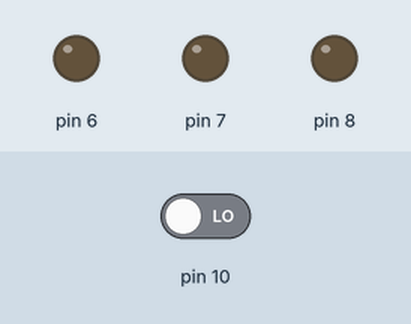
This sketch was run on a simulated Arduino Uno, built with avr-gcc and run on an emulated ATmega328P. On the bench: output pins drawn as LEDs (lit = HIGH). The inputs (shaded band) are chosen by the test bench; at power-on: pin 10 LOW.

Above: at 1.2 s.
1.3 s: pin 10 driven HIGH
At 2.1 s:
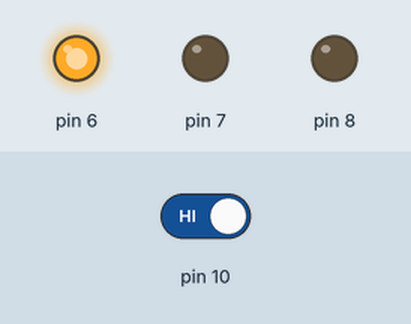
At 3.8 s:
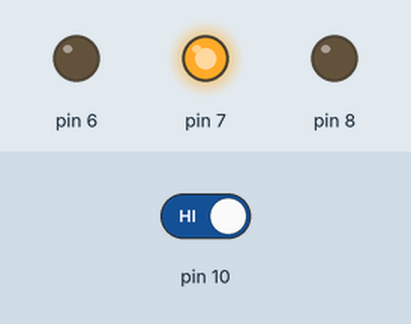
7.3 s: pin 10 driven LOW
At 7.9 s:
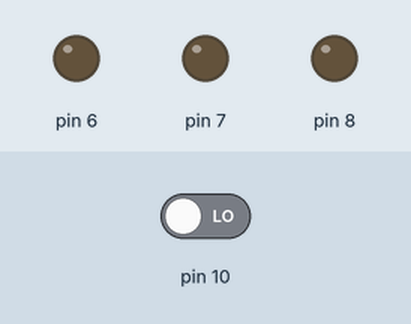
Timing chart, 0 to 10.3 s (numbered marks = the images above; inputs shaded):
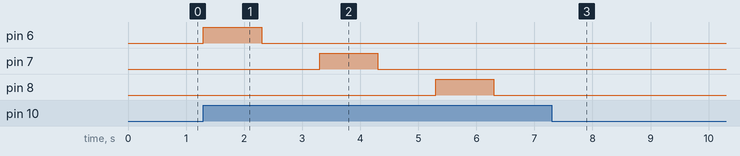

The sketch:

3lightblink.ino
```cpp
void setup() {
  // initialize digital pin LED_BUILTIN as an output.
  pinMode(10, INPUT);

  pinMode(6, OUTPUT);
  pinMode(7, OUTPUT);
  pinMode(8, OUTPUT);
}

// the loop function runs over and over again forever
void loop() {
  if(digitalRead(10) == HIGH) {
    digitalWrite(6, HIGH);  // turn the LED on (HIGH is the voltage level)
    delay(1000);                      // wait for a second
    digitalWrite(6, LOW);   // turn the LED off by making the voltage LOW
    delay(1000);                      // wait for a second

    digitalWrite(7, HIGH);  // turn the LED on (HIGH is the voltage level)
    delay(1000);                      // wait for a second
    digitalWrite(7, LOW);   // turn the LED off by making the voltage LOW
    delay(1000);                      // wait for a second

    digitalWrite(8, HIGH);  // turn the LED on (HIGH is the voltage level)
    delay(1000);                      // wait for a second
    digitalWrite(8, LOW);   // turn the LED off by making the voltage LOW
    delay(1000);                      // wait for a second
  }
  else{
    digitalWrite(6, LOW);
    digitalWrite(7, LOW);
    digitalWrite(8, LOW);
  }
}
```

DFRobot_ASR.cpp
```cpp
// (licence header left out)
#include "DFRobot_ASR.h"
DFRobot_ASR::DFRobot_ASR(TwoWire *pWire, uint8_t address){

  _deviceAddr = address;
  _pWire = pWire;

}
int DFRobot_ASR::begin(eMode_t mode,eMicrophoneMode_t miMode)
{
  _mode = mode;
  _pWire->begin();
  _pWire->beginTransmission(_deviceAddr);
  if(_pWire->endTransmission() != 0){
    DBG("bus data access error");
    return ERR_DATA_BUS;
   }
  writeReg(ASR_BEGIN);
  if(miMode == MIC){
     writeReg(ASR_MIC_MODE);
  } else {
     writeReg(ASR_MONO_MODE);
  }


  delay(50);
  return ERR_OK;
}
void DFRobot_ASR::start()
{
  writeReg(ASR_START);
  delay(50);
}
bool DFRobot_ASR::addCommand( char *words, char idNum)
{
   uint16_t length = strlen(words);
   uint16_t lenTemp = length;
   //Serial.println(length);
   if(length > 72) return false;
   _pWire->beginTransmission(_deviceAddr);
   _pWire->write(ASR_ADDCOMMAND);
   _pWire->write(idNum);
   _pWire->write(length);
   _pWire->endTransmission();

   //_pWire->beginTransmission(_deviceAddr);
   while(length){
      if(length > 28){
         lenTemp =28;
      } else {
         lenTemp = length;
     }

      _pWire->beginTransmission(_deviceAddr);
      for(uint8_t i =0;i<lenTemp;i++){
        _pWire->write(words[i]);
        DBG(words[i]);
      }
      if( _pWire->endTransmission() != 0 ) {
          DBG("ERR_DATA_BUS");
          return ERR_DATA_BUS;
      }
      length -= lenTemp;
      words += lenTemp;
   }
   //if( _pWire->endTransmission() != 0 ) {
    //   delay(10);
   //    return false;
  // }

   _pWire->beginTransmission(_deviceAddr);

   _pWire->write(ASR_ADDCOMMAND_END);
   if( _pWire->endTransmission() != 0 ) {
       delay(10);
       return false;
   }
   delay(20);
   return true;
}

int DFRobot_ASR::read(){

  int result = 0;
  switch (_mode)
  {
     case      BUTTON: readReg(ASR_BUTTON,&result,1);
                       break;
     case       LOOP: readReg(ASR_LOOP,&result,1);
               break;
     case      PASSWORD: readReg(ASR_PASSWORD,&result,1);
               break;
     default: break;
  }
  if(_mode == PASSWORD){
    idle++;
    if(idle >= 500){
       writeReg(ASR_IDLE);
       idle = 0;
    }
  }
  if(result == 0xff){
    return -1;
  }
  else {
    idle = 0;
    return result;
  }
}
void DFRobot_ASR::setI2CAddr(uint8_t addr){

  if(addr >127)  addr = 127;
  writeReg(ASR_SET_IIC_ADDR,addr);

}
void DFRobot_ASR::writeReg(uint8_t reg, uint8_t data)
{
  _pWire->beginTransmission(_deviceAddr);
  _pWire->write(reg);
  _pWire->write(data);
  _pWire->endTransmission();
}
uint8_t DFRobot_ASR::writeReg(uint8_t reg)
{

    _pWire->beginTransmission(_deviceAddr);
    _pWire->write(reg);
    if( _pWire->endTransmission() != 0 ) {
        return false;
    }
    return true;
}


uint8_t DFRobot_ASR::readReg(uint8_t reg, void* pBuf, size_t size)
{
  if(pBuf == NULL){
    DBG("pBuf ERROR!! : null pointer");
  }
  uint8_t * _pBuf = (uint8_t *)pBuf;
    _pBuf[0] = 0xff;
    unsigned char i = 0;
    /* Indicate which register we want to read from */
    if (!writeReg(reg)) {
        return -1;
    }
    delay(18);
   _pWire->requestFrom(_deviceAddr, size);
   while (_pWire->available()) {
        if (i >= size) {
            return -1;
        }
        _pBuf[i] = _pWire->read();
        i++;
    }
    /* Read block data */
    return i;

}
```

DFRobot_ASR.h
```cpp
// (licence header left out)
#ifndef DFROBOT_ASR_H
#define DFROBOT_ASR_H
#include "Arduino.h"
#include <Wire.h>
//#define ENABLE_DBG
#ifdef ENABLE_DBG
#define DBG(...) {Serial.print("[");Serial.print(__FUNCTION__); Serial.print("(): "); Serial.print(__LINE__); Serial.print(" ] "); Serial.println(__VA_ARGS__);}
#else
#define DBG(...)
#endif


/*
 * Only Chinese characters can be recognized, convert the Chinese characters to be recognized into pinyin with spaces between each one, e.g.: 开始 --> kai shi
 * Add up to 50 phrases, each phrase is up to 72 characters and up to 10 Chinese characters
 * Each phrase corresponds to an id number (set within 1-255), different voice phrases can correspond to the same id number.
 */
#define I2C_ADDR               0x4F

#define ASR_BEGIN              0xA1  //module init command
//The recognition result storage, determine whether the voice is recognized by constantly reading the address value, different values correspond to different voices.
#define ASR_ADDCOMMAND         0xA2  //command to start writing phrases
#define ASR_ADDCOMMAND_END     0xA3  //command to end writing phrases
#define ASR_START              0xA4  //command to start recognition

#define ASR_LOOP               0xA5  //Loop mode command
#define ASR_BUTTON             0xA7  //Button mode command
#define ASR_PASSWORD           0xA6  //Password mode command

#define ASR_IDLE               0xA8  //Idle mode command

#define ASR_MIC_MODE           0xA9  //mic mode command
#define ASR_MONO_MODE          0xAA  //mono mode command
#define ASR_SET_IIC_ADDR       0xAB  //set address command


class DFRobot_ASR {
public:
  #define ERR_OK             0      //No error
  #define ERR_DATA_BUS      -1      //Data bus error
  #define ERR_IC_VERSION    -2      //Chip version does not match
  /**
   * @struct eMode_t
   * @brief 3 recognition modes
   */
  typedef enum {
    LOOP, /**<loop mode>**/
    PASSWORD, /**<password mode>**/
    BUTTON,/**<button mode>**/
  }eMode_t;

  /**
   * @enum eMicrophoneMode_t
   * @brief Mic mode select
   */
  typedef enum {
    MIC,
    MONO,
  }eMicrophoneMode_t;


public:
  /**
   * @fn DFRobot_ASR
   * @brief Constructor
   * @param pWire I2C bus pointer object, construct device, choose to pass into the parameter or not, default to be Wire
   * @param address 7-bit I2C address, the address value is determined by the first three bits, default to be 0x4F
  */
  DFRobot_ASR(TwoWire *pWire = &Wire, uint8_t address = 0x4f);

  /**
   * @fn begin
   * @brief Init function
   * @param mode Speech recognition mode
   * @param miMode Mic mode
   * @return Returning 0 indicates init succeeded, non-zero indicates init failed, return error code.
  */
  int begin(eMode_t mode = LOOP,eMicrophoneMode_t miMode = MIC);

  /**
   * @fn start
   * @brief The speech recognition module start to recognize.
   */
  void start();

  /**
   * @fn addCommand
   * @brief Add phrases to the module
   * @param words Character strings of the phrases
   * @param idNum The id number of the phrase
   * @return Boolean type, the setting result
   * @retval Adding phrases succeeded
   * @retval Adding phrases failed
   */
  bool addCommand( char *words, char idNum);

  /**
   * @fn setI2CAddr
   * @brief Set module i2c address (take effect after powering on again)
   * @param addr i2c address to be set (0-127)
  */
  void setI2CAddr(uint8_t addr);

  /**
   * @fn read
   * @brief Read the recognized phrase
   * @return Return the id number of the phrase
  */
  int read();
private:
  uint16_t  idle = 0;
  uint8_t _deviceAddr;
  TwoWire *_pWire;
  eMode_t _mode;

  /**
   * @brief Write register value through SPI bus
   * @param reg  Register address 8bits
   * @param data Data to be written
   */
  void writeReg(uint8_t reg, uint8_t data);
  /**
   * @brief Read register value through SPI bus
   * @param reg  Register address 8bits
   * @param pBuf Storage and buffer for data to be written
   * @param size Length of data to be written
   * @return Return the read length, returning 0 means length reading failed
   */
  uint8_t readReg(uint8_t reg, void* pBuf, size_t size);

  uint8_t writeReg(uint8_t reg);

};

#endif
```

SoftI2C.cpp
```cpp
#include "SoftI2C.h"

SoftI2C::SoftI2C(uint8_t dataPin, uint8_t clockPin, bool usePullup /*=false*/) {
  sda = dataPin;
  scl = clockPin;
  pullup = usePullup;
}

void SoftI2C::begin(void) {
  rxBufferIndex = 0;
  rxBufferLength = 0;
  error = 0;
  isTransmitting = false;

  if (!i2cInit()) {  // Initialize I2C and check for bus lockup
    Serial.println("I2C init failed! Check pull-ups or faulty module.");
    delay(2000);
  }
}

void SoftI2C::end(void) {
}

void SoftI2C::beginTransmission(uint8_t address) {
  if (isTransmitting) {
    error = (i2cRepStart((address<<1)|I2C_WRITE) ? 0 : 2);
  } else {
    error = (i2cStart((address<<1)|I2C_WRITE) ? 0 : 2);
  }
    // indicate that we are isTransmitting
  isTransmitting = 1;
}

void SoftI2C::beginTransmission(int address) {
  beginTransmission((uint8_t)address);
}

uint8_t SoftI2C::endTransmission(uint8_t sendStop)
{
  uint8_t transferError = error;
  if (sendStop) {
    i2cStop();
    isTransmitting = 0;
  }
  error = 0;
  return transferError;
}

uint8_t SoftI2C::endTransmission(void)
{
  return endTransmission(true);
}

size_t SoftI2C::write(uint8_t data) {
  if (i2cWrite(data)) {
    return 1;
  } else {
    if (error == 0) error = 3;
    return 0;
  }
}

size_t SoftI2C::write(const uint8_t *data, size_t quantity) {
  size_t progress = 0;
  for(size_t i = 0; i < quantity; ++i){
    progress += write(data[i]);
  }
  return progress;
}

uint8_t SoftI2C::requestFrom(uint8_t address, uint8_t quantity,
            uint32_t iaddress, uint8_t isize, uint8_t sendStop) {
  error = 0;
  uint8_t localerror = 0;
    if (isize > 0) {
      beginTransmission(address);
      // the maximum size of internal address is 3 bytes
      if (isize > 3){
        isize = 3;
      }
      // write internal register address - most significant byte first
      while (isize-- > 0) {
        write((uint8_t)(iaddress >> (isize*8)));
      }
      endTransmission(false);
    }
    // clamp to buffer length
    if(quantity > I2C_BUFFER_LENGTH){
      quantity = I2C_BUFFER_LENGTH;
    }
    if (isTransmitting) {
      localerror = !i2cRepStart((address<<1) | I2C_READ);
    } else {
      localerror = !i2cStart((address<<1) | I2C_READ);
    }
    if (error == 0 && localerror) error = 2;
    // perform blocking read into buffer
    for (uint8_t count=0; count < quantity; count++) {
      rxBuffer[count] = i2cRead(count == quantity-1);
    }
    // set rx buffer iterator vars
    rxBufferIndex = 0;
    rxBufferLength = error ? 0 : quantity;
    if (sendStop) {
      isTransmitting = 0;
      i2cStop();
    }
    return rxBufferLength;
}

uint8_t SoftI2C::requestFrom(uint8_t address, uint8_t quantity, uint8_t sendStop) {
  return requestFrom((uint8_t)address, (uint8_t)quantity, (uint32_t)0, (uint8_t)0, (uint8_t)sendStop);
}

uint8_t SoftI2C::requestFrom(int address, int quantity, int sendStop) {
  return requestFrom((uint8_t)address, (uint8_t)quantity, (uint8_t)sendStop);
}

uint8_t SoftI2C::requestFrom(uint8_t address, uint8_t quantity) {
  return requestFrom((uint8_t)address, (uint8_t)quantity, (uint8_t)true);
}

uint8_t SoftI2C::requestFrom(int address, int quantity) {
  return requestFrom((uint8_t)address, (uint8_t)quantity, (uint8_t)true);
}

int SoftI2C::available(void) {
  return rxBufferLength - rxBufferIndex;
}

int SoftI2C::read(void) {
  int value = -1;
  if(rxBufferIndex < rxBufferLength){
    value = rxBuffer[rxBufferIndex];
    ++rxBufferIndex;
  }
  return value;
}

int SoftI2C::peek(void) {
  int value = -1;

  if(rxBufferIndex < rxBufferLength){
    value = rxBuffer[rxBufferIndex];
  }
  return value;
}

void SoftI2C::flush(void) {
}

/**
 * @brief Initializes the SoftI2C module.
 *
 * This function needs to be called once in the beginning to initialize the SoftI2C module.
 * It returns false if either the SDA or SCL lines are low, which may indicate an I2C bus lockup
 * or that the lines are not properly pulled up.
 *
 * @return True if initialization is successful, false otherwise.
 */
bool SoftI2C::i2cInit(void) {
  digitalWrite(sda, LOW);
  digitalWrite(scl, LOW);
  setPinHigh(sda);
  setPinHigh(scl);
  if (digitalRead(sda) == LOW || digitalRead(scl) == LOW) return false;
  return true;
}

/**
 * @brief Start an I2C transfer.
 *
 * This function starts an I2C transfer by pulling the data line (SDA) low followed by the clock line (SCL).
 * The 8-bit I2C address (including the R/W bit) is passed as a parameter.
 *
 * @param addr The 8-bit I2C address to communicate with.
 * @return Returns true if the slave responds with an "acknowledge" signal, false otherwise.
 */
bool SoftI2C::i2cStart(uint8_t addr) {
  setPinLow(sda);
  delayMicroseconds(DELAY);
  setPinLow(scl);
  return i2cWrite(addr);
}

/**
 * @brief Try to start transfer until an ACK is returned.
 *
 * This function attempts to start an I2C transfer to the specified address and
 * waits for an acknowledgment (ACK) to be returned. If the ACK is not received
 * within a certain number of retries, the function gives up and returns false.
 *
 * @param addr The 7-bit I2C address of the target device.
 * @return Returns true if the I2C start and ACK were successful, false otherwise.
 */
bool SoftI2C::i2cStartWait(uint8_t addr) {
  long retry = I2C_MAXWAIT;
  while (!i2cStart(addr)) {
    i2cStop();
    if (--retry == 0) return false;
  }
  return true;
}

/**
 * @brief Repeated start function.
 *
 * After having claimed the bus with a start condition,
 * you can address another or the same chip again without an intervening
 * stop condition.
 *
 * @param addr The 7-bit address of the slave device.
 *
 * @return True if the slave replies with an "acknowledge", false otherwise.
 */
bool SoftI2C::i2cRepStart(uint8_t addr) {
  setPinHigh(sda);
  setPinHigh(scl);
  delayMicroseconds(DELAY);
  return i2cStart(addr);
}

/**
 * @brief Issue a stop condition, freeing the bus.
 *
 * This function generates a stop condition on the I2C bus,
 * releasing the bus for other devices to use.
 */
void SoftI2C::i2cStop(void) {
  setPinLow(sda);
  delayMicroseconds(DELAY);
  setPinHigh(scl);
  delayMicroseconds(DELAY);
  setPinHigh(sda);
  delayMicroseconds(DELAY);
}

/**
 * @brief Write one byte to the slave chip that had been addressed by the previous start call.
 *
 * @param value The byte to be sent.
 * @return True if the slave replies with an "acknowledge," false otherwise.
 */
bool SoftI2C::i2cWrite(uint8_t value) {
  for (uint8_t curr = 0X80; curr != 0; curr >>= 1) {
    if (curr & value) setPinHigh(sda); else  setPinLow(sda);
    setPinHigh(scl);
    delayMicroseconds(DELAY);
    setPinLow(scl);
  }

  setPinHigh(sda);
  setPinHigh(scl);
  delayMicroseconds(DELAY/2);
  uint8_t ack = digitalRead(sda);
  setPinLow(scl);
  delayMicroseconds(DELAY/2);
  setPinLow(sda);
  return ack == 0;
}

/**
 * @brief Read one byte from the I2C bus.
 *
 * This function reads a single byte from the I2C bus. If the parameter `last` is true,
 * a NAK (Not Acknowledge) signal is sent after receiving the byte to terminate the
 * read sequence.
 *
 * @param last Set to true if NAK should be sent after the byte read.
 * @return The byte read from the I2C bus.
 */
uint8_t SoftI2C::i2cRead(bool last) {
  uint8_t receivedByte  = 0;
  setPinHigh(sda);
  for (uint8_t i = 0; i < 8; i++) {
    receivedByte <<= 1;
    delayMicroseconds(DELAY);
    setPinHigh(scl);
    if (digitalRead(sda)) receivedByte  |= 1;
    setPinLow(scl);
  }
  if (last) setPinHigh(sda); else setPinLow(sda);
  setPinHigh(scl);
  delayMicroseconds(DELAY/2);
  setPinLow(scl);
  delayMicroseconds(DELAY/2);
  setPinLow(sda);
  return receivedByte ;
}
/**
 * @brief Set the specified pin to a low state.
 *
 * This function sets the specified pin to a low (logic level 0) state. If pull-up
 * is enabled, it first ensures that the pin is set to a low state and then sets it
 * as an output pin. Interrupts are temporarily disabled during this process.
 *
 * @param pin The pin to be set to a low state.
 */
void SoftI2C::setPinLow(uint8_t pin) {
  noInterrupts();
  if (pullup)
    digitalWrite(pin, LOW);
  pinMode(pin, OUTPUT);
  interrupts();
}

/**
 * @brief Set the specified pin to a high level and configure its mode.
 *
 * This function sets the specified pin to a high level and configures its mode
 * according to the pull-up setting.
 *
 * @param pin The pin number to set high and configure.
 */
void SoftI2C::setPinHigh(uint8_t pin) {
  noInterrupts();
  if (pullup)
    pinMode(pin, INPUT_PULLUP);
  else
    pinMode(pin, INPUT);
  interrupts();
}
```

Source omitted: SoftI2C.h (3051 bytes), pseudocode.ino (1419 bytes)

Measured:
- after the input at 1.3 s, pin 6: LOW → HIGH at once, → LOW 1.0 s later; pin 7: LOW → HIGH after 2.0 s, → LOW 1.0 s later; pin 8: LOW → HIGH after 4.0 s, → LOW 1.0 s later
- after the input at 7.3 s, pin 6: stops changing and stays LOW; pin 7: stays LOW (without the input it goes to HIGH after 2.0 s); pin 8: stays LOW (without the input it goes to HIGH after 4.0 s)
